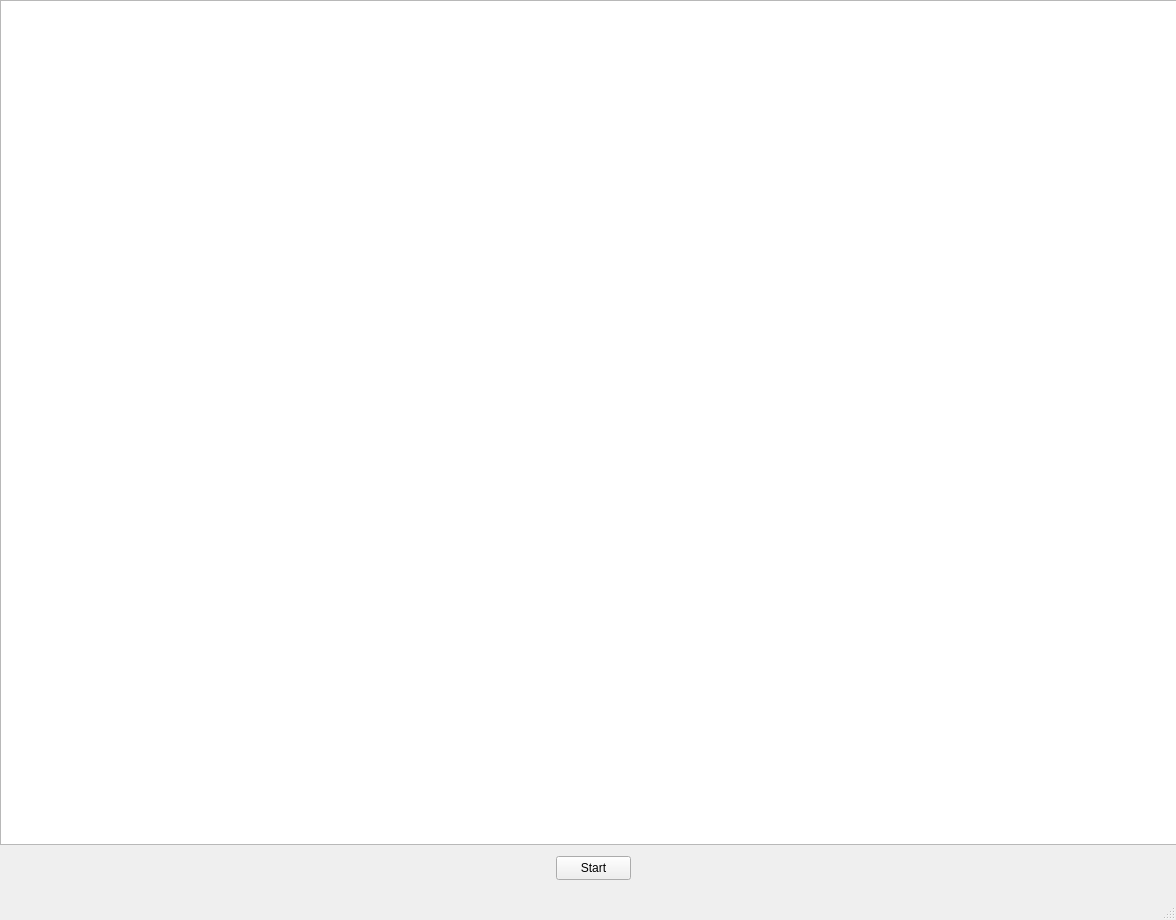
<ui version="4.0" >
 <class>MainWindow</class>
 <widget class="QMainWindow" name="MainWindow" >
  <property name="geometry" >
   <rect>
    <x>0</x>
    <y>0</y>
    <width>1176</width>
    <height>920</height>
   </rect>
  </property>
  <property name="windowTitle" >
   <string>MainWindow</string>
  </property>
  <widget class="QWidget" name="centralwidget" >
   <widget class="QPushButton" name="pushButton" >
    <property name="geometry" >
     <rect>
      <x>556</x>
      <y>856</y>
      <width>75</width>
      <height>24</height>
     </rect>
    </property>
    <property name="text" >
     <string>Start</string>
    </property>
    <property name="checkable" >
     <bool>true</bool>
    </property>
   </widget>
   <widget class="QTextEdit" name="textEdit" >
    <property name="geometry" >
     <rect>
      <x>0</x>
      <y>0</y>
      <width>1197</width>
      <height>845</height>
     </rect>
    </property>
    <property name="verticalScrollBarPolicy" >
     <enum>Qt::ScrollBarAlwaysOn</enum>
    </property>
   </widget>
  </widget>
  <widget class="QMenuBar" name="menubar" >
   <property name="geometry" >
    <rect>
     <x>0</x>
     <y>0</y>
     <width>1176</width>
     <height>19</height>
    </rect>
   </property>
  </widget>
  <widget class="QStatusBar" name="statusbar" />
 </widget>
 <resources/>
 <connections/>
</ui>
